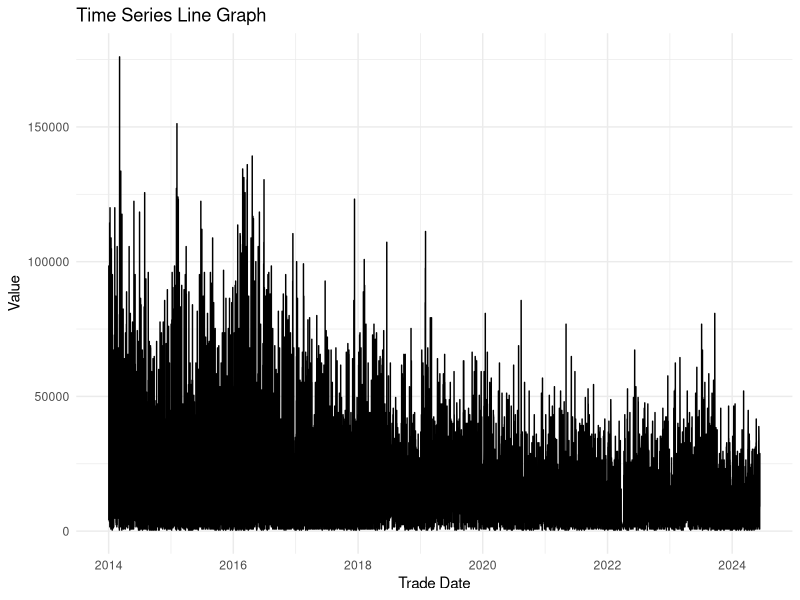

Reproduce this figure in R. (Note: this script raises an error after producing the figure.)
## ---- chunk 1
knitr::opts_chunk$set(echo = TRUE)

library(readxl)
library(dplyr)
library(ggplot2)
## ---- chunk 2

data_2014 <- read_excel ("./Data/ice_electric-2014final.xls")
# Need to correct "Nepool MH Da LMP Peak" to "Nepool MH DA LMP Peak"
# Need to correct "NP 15 EZ..." to "NP15 EZ Gen..."
# Correct "Palo Verde" to "Palo Verde Peak"
# Change "SP-15 Gen DA LMP Peak" to "SP15 EZ Gen DA LMP Peak"
colnames(data_2014) <- gsub("\n", " ", colnames(data_2014))
colnames(data_2014) <- gsub("  ", " ", colnames(data_2014))
# unique(c(colnames(data_2014)))
# data_2014
data_2014 <- data_2014 %>%
  mutate(`Price hub` = 
           ifelse(`Price hub` == "Nepool MH Da LMP Peak", "Nepool MH DA LMP Peak",
           ifelse(`Price hub` == "Indiana Hub RT Peak", "Indiana Rt Peak",
           ifelse(`Price hub` == "PJM-Wh Real Time Peak", "PJM WH Real Time Peak",
           ifelse(`Price hub` == "Mid Columbia Peak", "Mid C Peak",
           ifelse(`Price hub` == "PJM Wh Real Time Peak", "PJM WH Real Time Peak",
           ifelse(`Price hub` == "NP 15 EZ Gen DA LMP Peak", "NP15 EZ Gen DA LMP Peak",
           ifelse(`Price hub` == "Palo Verde", "Palo Verde Peak",
           ifelse(`Price hub` == "SP15 EZ Gen DA LMP Peak", "SP-15 Gen DA LMP Peak", `Price hub`)))))))))
# data_2014 <- select(data_2014, -'Price hub_2')
# unique(data_2014$`Price hub`)
data_2014

data_2015 <- read_excel ("./Data/ice_electric-2015final.xls")
colnames(data_2015) <- gsub("\n", " ", colnames(data_2015))
colnames(data_2015) <- gsub("  ", " ", colnames(data_2015))
unique(c(colnames(data_2015)))
data_2015

data_2016 <- read_excel ("./Data/ice_electric-2016final.xls")
colnames(data_2016) <- gsub("\n", " ", colnames(data_2016))
colnames(data_2016) <- gsub("  ", " ", colnames(data_2016))
unique(c(colnames(data_2016)))
data_2016

data_2017 <- read_excel ("./Data/ice_electric-2017final.xlsx")
colnames(data_2017) <- gsub("\r\n", " ", colnames(data_2017))
colnames(data_2017) <- gsub("  ", " ", colnames(data_2017))
unique(c(colnames(data_2017)))
data_2017

data_2018 <- read_excel ("./Data/ice_electric-2018final.xlsx")
colnames(data_2018) <- gsub("\r\n", " ", colnames(data_2018))
colnames(data_2018) <- gsub("  ", " ", colnames(data_2018))
unique(c(colnames(data_2018)))
data_2018

data_2019 <- read_excel ("./Data/ice_electric-2019final.xlsx")
colnames(data_2019) <- gsub("\r\n", " ", colnames(data_2019))
colnames(data_2019) <- gsub("  ", " ", colnames(data_2019))
unique(c(colnames(data_2019)))
data_2019

data_2020 <- read_excel ("./Data/ice_electric-2020final.xlsx")
colnames(data_2020) <- gsub("\r\n", " ", colnames(data_2020))
colnames(data_2020) <- gsub("  ", " ", colnames(data_2020))
unique(c(colnames(data_2020)))
data_2020

data_2021 <- read_excel ("./Data/ice_electric-2021final.xlsx")
colnames(data_2021) <- gsub("\r\n", " ", colnames(data_2021))
colnames(data_2021) <- gsub("  ", " ", colnames(data_2021))
unique(c(colnames(data_2021)))
data_2021

data_2022 <- read_excel ("./Data/ice_electric-2022final.xlsx")
data_2022 <- select(data_2022, -'Trade date') # REMOVE COLUMN because it's bad
data_2022$'Trade date' <- data_2022$`Delivery start date` - 86400
data_2022 <- data_2022 %>% select(1, `Trade date`, everything()) # Make 'Trade date' the 2nd column like all the other datasets
colnames(data_2022) <- gsub("\r\n", " ", colnames(data_2022))
colnames(data_2022) <- gsub("  ", " ", colnames(data_2022))
unique(c(colnames(data_2022)))
data_2022

data_2023 <- read_excel ("./Data/ice_electric-2023final.xlsx")
colnames(data_2023) <- gsub("\r\n", " ", colnames(data_2023))
colnames(data_2023) <- gsub("  ", " ", colnames(data_2023))
unique(c(colnames(data_2023)))
data_2023

data_2024 <- read_excel ("./Data/ice_electric-2024.xlsx")
colnames(data_2024) <- gsub("\r\n", " ", colnames(data_2024))
colnames(data_2024) <- gsub("  ", " ", colnames(data_2024))
unique(c(colnames(data_2024)))
data_2024
## ---- chunk 3

# 8 Peaks (2014-2019):
#
# "ERCOT North 345KV Peak"  
# "Indiana Rt Peak"         
# "Mid C Peak"              
# "Nepool MH DA LMP Peak"   
# "NP15 EZ Gen DA LMP Peak"
# "Palo Verde Peak"         
# "PJM WH Real Time Peak"
# "SP-15 Gen DA LMP Peak"

unique(data_2014$`Price hub`)
unique(data_2015$`Price hub`) 
unique(data_2016$`Price hub`)
unique(data_2017$`Price hub`)
unique(data_2018$`Price hub`)
unique(data_2019$`Price hub`)

# 7 Peaks (2020-2024):

# Indiana Hub RT Peak
# Mid C Peak
# Nepool MH DA LMP Peak
# NP15 EZ Gen DA LMP Peak
# Palo Verde Peak
# PJM WH Real Time Peak
# SP15 EZ Gen DA LMP Peak
# 
# Missing is "ERCOT North 345KV Peak"

unique(data_2020$`Price hub`) # 7 Peaks
unique(data_2021$`Price hub`) # 7 Peaks
unique(data_2022$`Price hub`) # 7 Peaks
unique(data_2023$`Price hub`) # 7 Peaks
unique(data_2024$`Price hub`) # 7 Peaks
## ---- chunk 4

combined_data <- rbind(data_2014, data_2015, data_2016, data_2017, data_2018, data_2019, data_2020, data_2021, data_2022, data_2023, data_2024)
combined_data
## ---- chunk 5

# Plot the data

combined_data$`Trade date` <- as.Date(combined_data$`Trade date`)

ggplot(combined_data, aes(x = `Trade date`, y = `Daily volume MWh`)) +
  geom_line() +
  labs(title = "Time Series Line Graph",
       x = "Trade Date",
       y = "Value") +
  theme_minimal()
## ---- chunk 6

# This showed me that there were hidden columns

unique(c(colnames(data_2014))) # "Delivery \nend date"
unique(c(colnames(data_2015))) # "Delivery \nend date"
unique(c(colnames(data_2016))) # "Delivery \nend date"
unique(c(colnames(data_2017))) # "Delivery \r\nend date"
unique(c(colnames(data_2018))) # "Delivery \r\nend date"
unique(c(colnames(data_2019))) # "Delivery \r\nend date"
unique(c(colnames(data_2020))) # "Delivery \r\nend date"
unique(c(colnames(data_2021))) # "Delivery \r\nend date"
unique(c(colnames(data_2022))) # "Delivery \r\nend date"
unique(c(colnames(data_2023))) # "Delivery \r\nend date"
unique(c(colnames(data_2024))) # "Delivery \r\nend date"

c2017 <- rbind(c2016, data_2017)
c2018 <- rbind(c2017, 
  data_2018, data_2019, data_2020, data_2021, data_2022, data_2023, data_2024)


## ---- chunk 7
plot(pressure)
